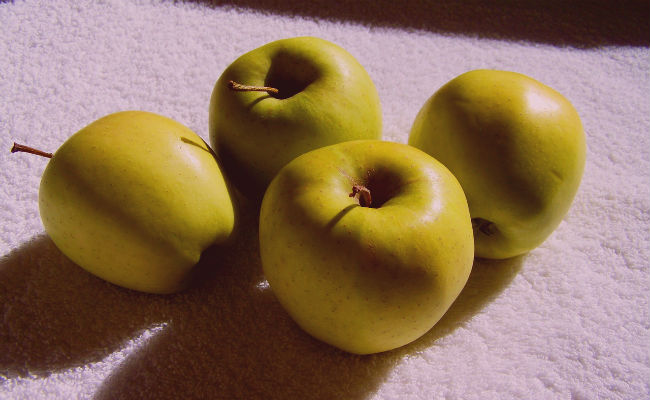
#> input picture proyecto manzana/manzanaInmadura/Manzanas-y-su-significado.jpg, 650 x 400 px; its folder holds only this picture in this run
$ python Encontrar_manzanas.py
#> lines starting #> are read from the running program, lines starting #| are printed output that depends on the picture; after the words box and inside, x2 and y2 are one past the last pixel; in counts of white or black regions, pixels touching at a corner belong together; long printed decimals are rounded
#> in Directorio, Entrada is the input picture: shape (400, 650, 3); mean B, G, R 89.8, 114.3, 141.7
import cv2
import numpy as np
from os import listdir


def orilla(Combinacion):
    Combinacion = Combinacion.copy()
    #encontramos la orilla eliminando cada uno de los puntos redundantes, esto encuentra los puntos maximos cv2.CHAIN_APPROX_SIMPLE
    #cv2.retr_tree sabe como va la jerarquia de contornos
    (Orillas, Ordenamiento)  = cv2.findContours(Combinacion, cv2.RETR_TREE, cv2.CHAIN_APPROX_SIMPLE)
    #encuentra los tamanos de la orillas
    tamano = [(cv2.contourArea(contorno), contorno) for contorno in Orillas]
    print("tamano")
    print(tamano)
    #asigna ese tamano
    tamanofinal = max(tamano, key=lambda x: x[0])[1]
    print("final")
    print(tamanofinal)
    #vuelve oscura la imagen
    manzana = np.zeros(Combinacion.shape, np.uint8)
    #cv2.imshow('titulo', manzana)
    #cv2.waitKey(0)
    #dibuja los contornos basicamente encuentra los que estaba antes
    hola = cv2.drawContours(manzana, [tamanofinal], -1, 255, -1)
    #cv2.imshow('titulo', hola)
    #cv2.waitKey(0)
    return tamanofinal, manzana

def RecorteRectangulo(imagen, contorno):

    imgElipse = imagen.copy()
    #Ajustamos la elipse
    elipse = cv2.fitEllipse(contorno)
    tamanorectangulo = 0.4
    sx = int((elipse[1][0]*tamanorectangulo)/2)
    sy = int((elipse[1][1]*tamanorectangulo)/2)
    x = int(elipse[0][0]) - sy
    y = int(elipse[0][1]) - sx
    cv2.ellipse(imgElipse, elipse, (0,255,0), 2)
    PRUEBA=cv2.rectangle(imgElipse, (x,y), ((x + sy*2), (y + sx*2)), (255,0,0),2)
    #cv2.imshow('titulo', PRUEBA)
    #cv2.waitKey(0)
    imgElipse = imgElipse[y:(y + sx*2), x:(x + sy*2)]

    return imgElipse


def ManzanaRecorte(imagen):
    imagenManzana = imagen.copy()
    imagenCopia = imagen.copy()
    #cv2.imshow('titulo', imagenManzana)
    #cv2.waitKey(0)
    #Convierte una imagen de un espacio de color a otro aca los bits se invierten los de colores
    imagenManzana = cv2.cvtColor(imagenManzana, cv2.COLOR_BGR2HSV)
#> imagenManzana: shape (400, 650, 3); mean H, S, V 70.9, 127.2, 141.9
    #cv2.imshow('titulo', imagenManzana)
    #cv2.waitKey(0)
    #Encuentra las dimensiones de la foto
    dimension = max(imagenManzana.shape)
#> dimension = 650
    print(dimension)
#| 650
    dimensionFinal = 700/dimension
#> dimensionFinal = 1.08
    print(dimensionFinal)
#| 1.077
    imagenManzana = cv2.resize(imagenManzana, None, fx=dimensionFinal, fy=dimensionFinal)
#> imagenManzana: shape (431, 700, 3); mean H, S, V 70.8, 127.1, 141.7
    #cv2.imshow('titulo', imagenManzana)
    #cv2.waitKey(0)
    imagenCopia = cv2.resize(imagenCopia, None, fx=dimensionFinal, fy=dimensionFinal)
    #cv2.imshow('titulo', imagenCopia)
    #cv2.waitKey(0)

    #Difuminacion de la imagen con blur tiene que ser impar
    Difuminacion = cv2.blur(imagenManzana, (7, 7))
#> Difuminacion: shape (431, 700, 3); mean H, S, V 70.8, 127.1, 141.7
    #cv2.imshow('titulo', Difuminacion)
    #cv2.waitKey(0)
    #se ve el rango de colores que necesitaremos encontrar en la foto
    ColorMinimo = np.array([0, 100, 80])
    ColorMaximo = np.array([10, 256, 256])
    Verde_Amarillo = cv2.inRange(Difuminacion, ColorMinimo, ColorMaximo)
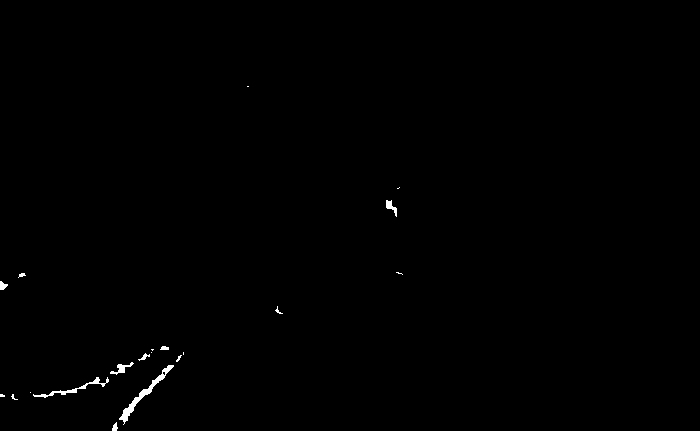
#> Verde_Amarillo: shape (431, 700); 0.36% white; 20 white regions (10 under 20 px), largest, box (x1, y1, x2, y2) and area: (119, 365, 174, 425) 414, (33, 377, 109, 398) 233, (110, 362, 134, 375) 103
    #cv2.imshow('titulo', Verde_Amarillo)
    #cv2.waitKey(0)
    #se ve el rango de colores que necesitaremos encontrar en la foto
    ColorMinimo2 = np.array([170, 100, 80])
    ColorMaximo2 = np.array([180, 256, 256])
    Rojo = cv2.inRange(Difuminacion, ColorMinimo2, ColorMaximo2)
#> Rojo: shape (431, 700); every value is 0

    ColorMinimo4 = np.array([15, 100, 80])
    ColorMaximo4 = np.array([105, 255, 255])
    Amarillo = cv2.inRange(Difuminacion, ColorMinimo4, ColorMaximo4)
#> Amarillo: shape (431, 700); 33.2% white; 48 white regions (35 under 20 px), largest, box (x1, y1, x2, y2) and area: (12, 39, 629, 423) 99156, (17, 385, 104, 404) 264, (105, 358, 148, 387) 162

    Combinacion = Verde_Amarillo + Rojo + Amarillo
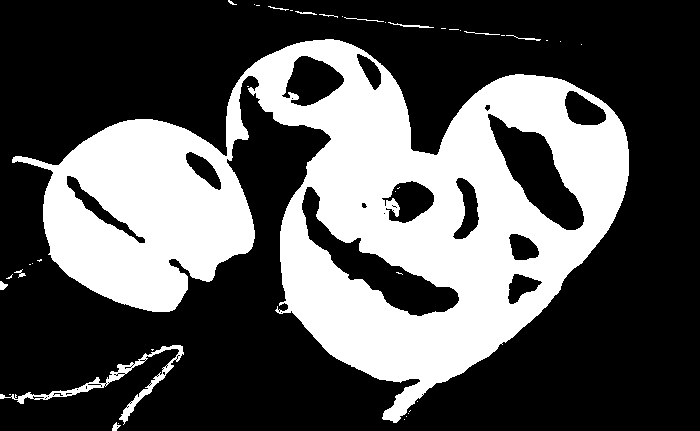
#> Combinacion: shape (431, 700); 33.6% white; 41 white regions (29 under 20 px), largest, box (x1, y1, x2, y2) and area: (12, 39, 629, 423) 99319, (0, 345, 184, 425) 1512, (388, 22, 434, 28) 78
    #cv2.imshow('titulo', Combinacion)
    #cv2.waitKey(0)
    #forma y tamano
    Elipse = cv2.getStructuringElement(cv2.MORPH_ELLIPSE, (15, 15))
    #limpiamos la imagen de las pequenas imperfecciones que tenga con la primera cerramos orificios dentro de nuestros objetos"""
    LimpiezaOrificiosCombinacion = cv2.morphologyEx(Combinacion, cv2.MORPH_CLOSE, Elipse)
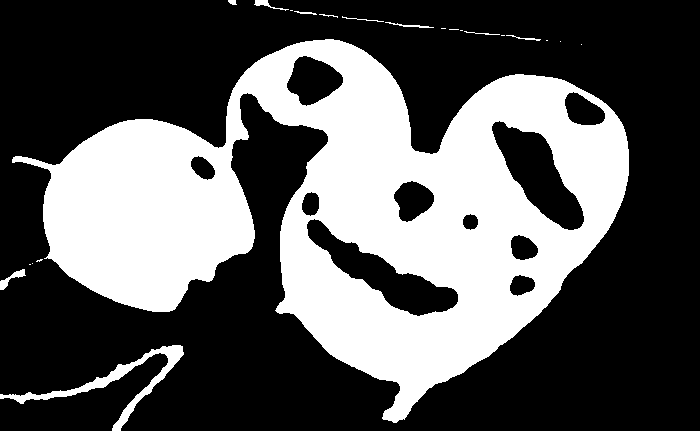
#> LimpiezaOrificiosCombinacion: shape (431, 700); 35.2% white; 22 white regions (11 under 20 px), largest, box (x1, y1, x2, y2) and area: (12, 39, 629, 423) 103371, (0, 345, 184, 431) 2065, (0, 269, 26, 290) 170
    #cv2.imshow('titulo', LimpiezaOrificiosCombinacion)
    #cv2.waitKey(0)
    #con esta limpiamos todo lo que esta fuera de nuestros objetos"""
    LimpiezaFinalCombinacion = cv2.morphologyEx(LimpiezaOrificiosCombinacion, cv2.MORPH_OPEN, Elipse)
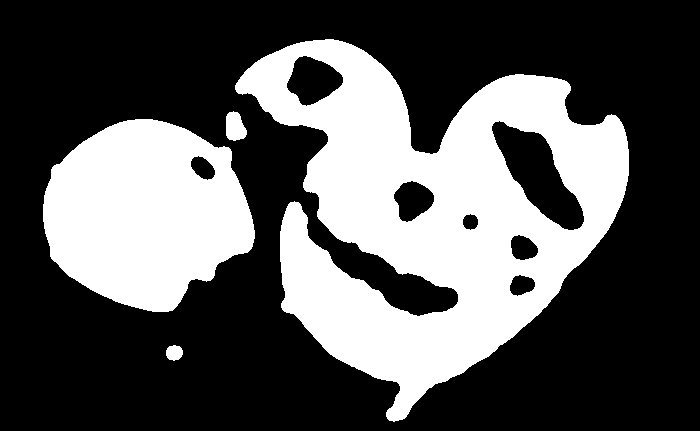
#> LimpiezaFinalCombinacion: shape (431, 700); 33.9% white; 4 white regions
    #cv2.imshow('titulo', LimpiezaFinalCombinacion)
    #cv2.waitKey(0)

    contorno, mascaraFinal = orilla(LimpiezaFinalCombinacion)
#> in orilla, `(Orillas, Ordenamiento)  = cv2.findContours(Combinacion, cv2.RETR_TREE..`: Orillas = 11 contours; largest, box (x1, y1, x2, y2) and area: (235, 39, 629, 422) 79682, (43, 119, 255, 312) 29644, (491, 120, 585, 231) 4684, (286, 55, 344, 107) 1895, (393, 180, 435, 223) 1168; Ordenamiento = [[1, -1, -1, -1], [3, 0, 2, -1], [-1, -1, -1, 1], [4, 1, -1, -1], [-1, 3, 5, -1], [6, -1, -1, 4], [7, 5, -1, 4], [8, 6, -1, 4], [9, 7, -1, 4], [10, 8, -1, 4], [-1, 9, -1, 4]]
#> in orilla, `tamano = [(cv2.contourArea(contorno), contorno) for contorno in Orillas]`: tamano = 11 items
#> (printed output is left out)
#> in orilla, `tamanofinal = max(tamano, key=lambda x: x[0])[1]`: tamanofinal = contour of 794 points, box (x1, y1, x2, y2) (235, 39, 629, 422), area 79682
#> in orilla, `hola = cv2.drawContours(manzana, [tamanofinal], -1, 255, -1)`:
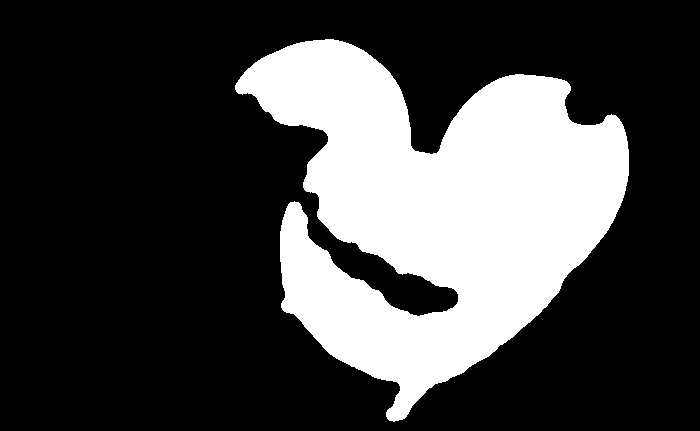
#> hola: shape (431, 700); 26.7% white; 1 white region, box (x1, y1, x2, y2) and area: (235, 39, 629, 422) 80518
#> contorno has the same summary as tamanofinal in orilla
    Recorte = RecorteRectangulo(imagenCopia, contorno)
#> in RecorteRectangulo, `elipse = cv2.fitEllipse(contorno)`: elipse = ((434.1, 205.3), (333.4, 383.3), 131.6)
#> in RecorteRectangulo, `sx = int((elipse[1][0]*tamanorectangulo)/2)`: sx = 66
#> in RecorteRectangulo, `sy = int((elipse[1][1]*tamanorectangulo)/2)`: sy = 76
#> in RecorteRectangulo, `x = int(elipse[0][0]) - sy`: x = 358
#> in RecorteRectangulo, `y = int(elipse[0][1]) - sx`: y = 139
#> in RecorteRectangulo, `cv2.ellipse(imgElipse, elipse, (0,255,0), 2)`:
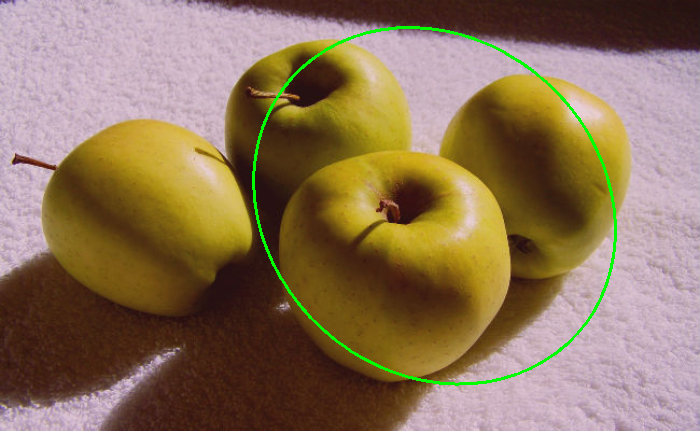
#> imgElipse: shape (431, 700, 3); mean B, G, R 88.7, 115.7, 140
#> in RecorteRectangulo, `imgElipse = imgElipse[y:(y + sx*2), x:(x + sy*2)]`:
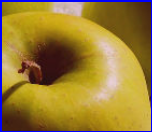
#> imgElipse: shape (132, 152, 3); mean B, G, R 53.7, 125.3, 153.9
    return Recorte


def Directorio(carpeta_Manzanas, carpeta_Recortes, imagenes):
    #toma el nombre de cada una de las imagenes
    for imagen in imagenes:
        #print imagen
        #obtiene la imagen que sera nuestra entrada
        Entrada = cv2.imread(carpeta_Manzanas + "/" + imagen)
        #la imagen se manda a recortar
        SalidaRecorte = ManzanaRecorte(Entrada)
        #se guarda la imagen en la carpeta de salida
        cv2.imwrite(carpeta_Recortes + "/" + imagen, SalidaRecorte)


#busca en los directorios manzana1 es donde esta la carpeta de las fotos originales
#manzanaRecortada es donde se almacena las imagenes recortadas
#./manzana1 es la lista de imagenes que tendremos en la carpeta manzana1
Directorio("manzanaInmadura", "manzanarecortadainmadura", listdir("./manzanaInmadura"))
#> (the run stopped early here; a loop or call above may not have finished)
